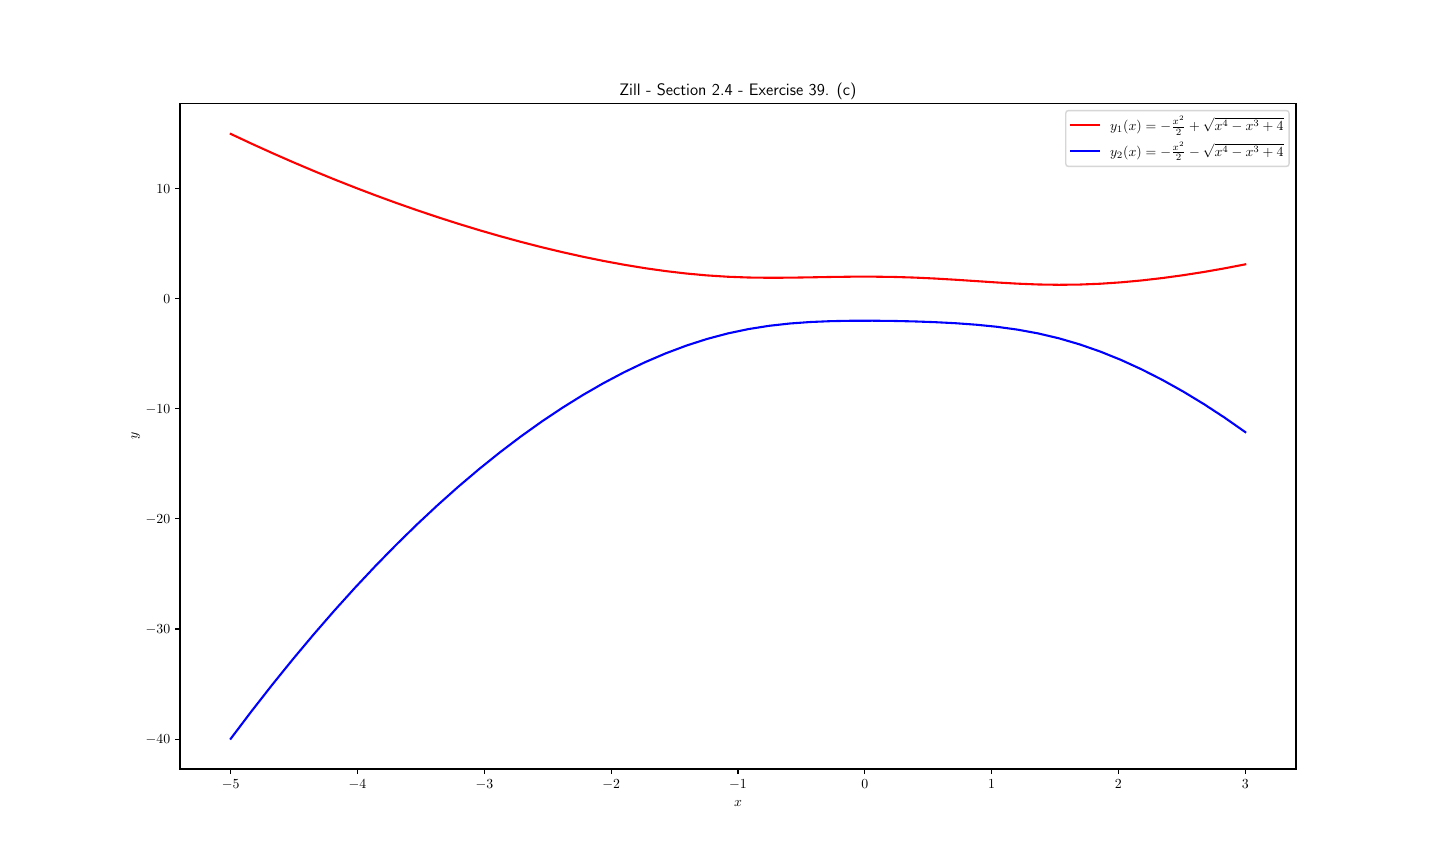

Reproduce this figure in Python.
# Zill - Differential Equations with Boundary-Value Problems 9e
# Section 2.4 - Exercise 39. (c)
import numpy as np
import matplotlib.pyplot as plt
import matplotlib
matplotlib.rcParams['text.usetex'] = True

# Determine sample of interval of definition I = (-inf, 3).
x = np.linspace(-5, 3)

# Define functions for explicit solutions y_1(x) and y_2(x).
def y_1(x):
    return -x**2/2 + np.sqrt(x**4 - x**3 + 4)

def y_2(x):
    return -x**2/2 - np.sqrt(x**4 - x**3 + 4)

# Plot functions on iterval.
fig, ax = plt.subplots()
solutions = ax.plot(x, y_1(x), 'r', x, y_2(x), 'b')

# Add title, labels, and gridlines.
plt.title("Zill - Section 2.4 - Exercise 39. (c)")
plt.xlabel("$x$")
plt.ylabel("$y$")
ax.legend([r"$y_1(x) = -\frac{x^{2}}{2} + \sqrt{x^{4} - x^{3} + 4}$",
    r"$y_2(x) =  -\frac{x^{2}}{2} - \sqrt{x^{4} - x^{3} + 4}$"])

# Show plot and save image
plt.show()
fig.savefig("ch02_04_ex39_c.pdf")
